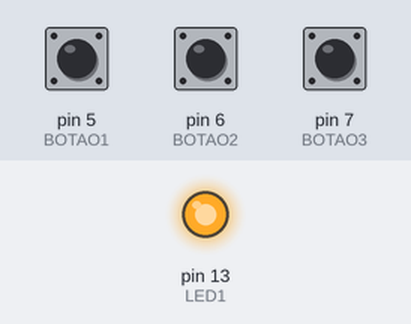
Bench run of a sketch on a simulated Arduino Uno, built with avr-gcc and run on an emulated ATmega328P. On the bench: output pins drawn as LEDs (lit = HIGH). The test bench sets the inputs (shaded band); at power-on: pin 5 (BOTAO1) HIGH, pin 6 (BOTAO2) HIGH, pin 7 (BOTAO3) LOW.

Above: at 0.05 s.
Timing chart, 0 to 26.0 s (numbered marks = the images above):
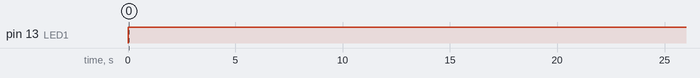

The sketch:

ex7_temporizador_2.ino
```cpp
/* SÉTIMO PROGRAMA (TEMPORIZADOR 2)
   DANIEL RODRIGUES DE SOUSA 07/10/2022 */

#define LED1  13  //definição do LED 1

#define BOTAO1 5  //definição do Botão 1
#define BOTAO2 6  //definição do Botão 2
#define BOTAO3 7  //definição do Botão 3

void setup()
{
  pinMode(LED1, OUTPUT);    //definição da direção dos pinos

  pinMode(BOTAO1, INPUT);
  pinMode(BOTAO2, INPUT);
  pinMode(BOTAO3, INPUT);
}


void loop()
{
  if(digitalRead(BOTAO1) == 0)  //se botão 1 pressionado
  {
    digitalWrite(LED1, HIGH);   //liga LED 1
    delay(10000);               //delay de 10 segundos
  }

  if(digitalRead(BOTAO2) == 0)  //se botão 2 pressionado
  {
    digitalWrite(LED1, HIGH);   //liga LED 1
    delay(20000);               //delay de 20 segundos
  }

  if(digitalRead(BOTAO3) == 0)  //se botão 3 pressionado
  {
    digitalWrite(LED1, HIGH);   //liga LED 1
    delay(40000);               //delay de 40 segundos
  }

  digitalWrite(LED1, LOW);      //desliga LED 1
}
```

Measured:
- by itself, pin 13 (LED1): LOW → HIGH at 0.00 s
